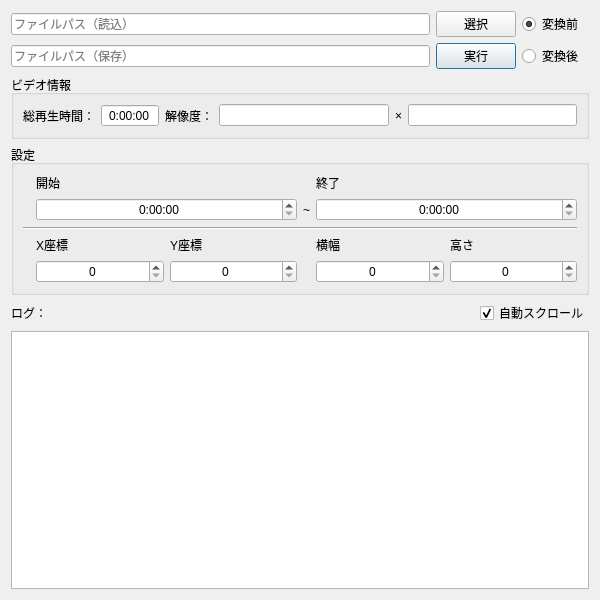
<?xml version="1.0" encoding="UTF-8"?>
<ui version="4.0">
 <class>Dialog</class>
 <widget class="QDialog" name="Dialog">
  <property name="geometry">
   <rect>
    <x>0</x>
    <y>0</y>
    <width>600</width>
    <height>600</height>
   </rect>
  </property>
  <property name="windowTitle">
   <string>Dialog</string>
  </property>
  <property name="windowIcon">
   <iconset resource="resources.qrc">
    <normaloff>:/lib/ui/icons/feather/video.svg</normaloff>:/lib/ui/icons/feather/video.svg</iconset>
  </property>
  <layout class="QGridLayout" name="gridLayout" columnstretch="0">
   <item row="0" column="0">
    <widget class="QFrame" name="frame">
     <property name="frameShape">
      <enum>QFrame::Shape::NoFrame</enum>
     </property>
     <property name="frameShadow">
      <enum>QFrame::Shadow::Raised</enum>
     </property>
     <layout class="QGridLayout" name="gridLayout_2">
      <property name="leftMargin">
       <number>0</number>
      </property>
      <property name="topMargin">
       <number>0</number>
      </property>
      <property name="rightMargin">
       <number>0</number>
      </property>
      <property name="bottomMargin">
       <number>0</number>
      </property>
      <item row="4" column="0" colspan="2">
       <widget class="QGroupBox" name="groupBox_2">
        <property name="sizePolicy">
         <sizepolicy hsizetype="Preferred" vsizetype="Maximum">
          <horstretch>0</horstretch>
          <verstretch>0</verstretch>
         </sizepolicy>
        </property>
        <property name="title">
         <string>設定</string>
        </property>
        <layout class="QGridLayout" name="gridLayout_5">
         <item row="0" column="2" colspan="2">
          <widget class="QLabel" name="label_9">
           <property name="text">
            <string>開始</string>
           </property>
          </widget>
         </item>
         <item row="0" column="5" colspan="2">
          <widget class="QLabel" name="label_8">
           <property name="text">
            <string>終了</string>
           </property>
          </widget>
         </item>
         <item row="1" column="1">
          <widget class="QLabel" name="label_3">
           <property name="text">
            <string/>
           </property>
           <property name="pixmap">
            <pixmap resource="resources.qrc">:/lib/ui/icons/feather/clock.svg</pixmap>
           </property>
           <property name="alignment">
            <set>Qt::AlignmentFlag::AlignRight|Qt::AlignmentFlag::AlignTrailing|Qt::AlignmentFlag::AlignVCenter</set>
           </property>
          </widget>
         </item>
         <item row="1" column="2" colspan="2">
          <widget class="QTimeEdit" name="time_start">
           <property name="sizePolicy">
            <sizepolicy hsizetype="Expanding" vsizetype="Fixed">
             <horstretch>0</horstretch>
             <verstretch>0</verstretch>
            </sizepolicy>
           </property>
           <property name="alignment">
            <set>Qt::AlignmentFlag::AlignCenter</set>
           </property>
           <property name="readOnly">
            <bool>false</bool>
           </property>
           <property name="displayFormat">
            <string>H:mm:ss</string>
           </property>
          </widget>
         </item>
         <item row="1" column="4">
          <widget class="QLabel" name="label_4">
           <property name="text">
            <string>~</string>
           </property>
           <property name="alignment">
            <set>Qt::AlignmentFlag::AlignCenter</set>
           </property>
          </widget>
         </item>
         <item row="1" column="5" colspan="2">
          <widget class="QTimeEdit" name="time_end">
           <property name="sizePolicy">
            <sizepolicy hsizetype="Expanding" vsizetype="Fixed">
             <horstretch>0</horstretch>
             <verstretch>0</verstretch>
            </sizepolicy>
           </property>
           <property name="alignment">
            <set>Qt::AlignmentFlag::AlignCenter</set>
           </property>
           <property name="displayFormat">
            <string>H:mm:ss</string>
           </property>
          </widget>
         </item>
         <item row="2" column="1" colspan="6">
          <widget class="Line" name="line_2">
           <property name="orientation">
            <enum>Qt::Orientation::Horizontal</enum>
           </property>
          </widget>
         </item>
         <item row="3" column="2">
          <widget class="QLabel" name="label_10">
           <property name="text">
            <string>X座標</string>
           </property>
          </widget>
         </item>
         <item row="3" column="3">
          <widget class="QLabel" name="label_11">
           <property name="text">
            <string>Y座標</string>
           </property>
          </widget>
         </item>
         <item row="3" column="5">
          <widget class="QLabel" name="label_12">
           <property name="text">
            <string>横幅</string>
           </property>
          </widget>
         </item>
         <item row="3" column="6">
          <widget class="QLabel" name="label_13">
           <property name="text">
            <string>高さ</string>
           </property>
          </widget>
         </item>
         <item row="4" column="1">
          <widget class="QLabel" name="label_5">
           <property name="text">
            <string/>
           </property>
           <property name="pixmap">
            <pixmap resource="resources.qrc">:/lib/ui/icons/feather/layout.svg</pixmap>
           </property>
           <property name="alignment">
            <set>Qt::AlignmentFlag::AlignRight|Qt::AlignmentFlag::AlignTrailing|Qt::AlignmentFlag::AlignVCenter</set>
           </property>
          </widget>
         </item>
         <item row="4" column="2">
          <widget class="QSpinBox" name="spin_x">
           <property name="sizePolicy">
            <sizepolicy hsizetype="Expanding" vsizetype="Fixed">
             <horstretch>0</horstretch>
             <verstretch>0</verstretch>
            </sizepolicy>
           </property>
           <property name="alignment">
            <set>Qt::AlignmentFlag::AlignCenter</set>
           </property>
           <property name="maximum">
            <number>10000</number>
           </property>
          </widget>
         </item>
         <item row="4" column="3">
          <widget class="QSpinBox" name="spin_y">
           <property name="sizePolicy">
            <sizepolicy hsizetype="Expanding" vsizetype="Fixed">
             <horstretch>0</horstretch>
             <verstretch>0</verstretch>
            </sizepolicy>
           </property>
           <property name="alignment">
            <set>Qt::AlignmentFlag::AlignCenter</set>
           </property>
           <property name="maximum">
            <number>10000</number>
           </property>
          </widget>
         </item>
         <item row="4" column="5">
          <widget class="QSpinBox" name="spin_w">
           <property name="sizePolicy">
            <sizepolicy hsizetype="Expanding" vsizetype="Fixed">
             <horstretch>0</horstretch>
             <verstretch>0</verstretch>
            </sizepolicy>
           </property>
           <property name="alignment">
            <set>Qt::AlignmentFlag::AlignCenter</set>
           </property>
           <property name="maximum">
            <number>10000</number>
           </property>
          </widget>
         </item>
         <item row="4" column="6">
          <widget class="QSpinBox" name="spin_h">
           <property name="sizePolicy">
            <sizepolicy hsizetype="Expanding" vsizetype="Fixed">
             <horstretch>0</horstretch>
             <verstretch>0</verstretch>
            </sizepolicy>
           </property>
           <property name="alignment">
            <set>Qt::AlignmentFlag::AlignCenter</set>
           </property>
           <property name="maximum">
            <number>10000</number>
           </property>
          </widget>
         </item>
        </layout>
       </widget>
      </item>
      <item row="3" column="0" colspan="2">
       <widget class="QGroupBox" name="groupBox">
        <property name="sizePolicy">
         <sizepolicy hsizetype="Preferred" vsizetype="Maximum">
          <horstretch>0</horstretch>
          <verstretch>0</verstretch>
         </sizepolicy>
        </property>
        <property name="title">
         <string>ビデオ情報</string>
        </property>
        <layout class="QGridLayout" name="gridLayout_4">
         <item row="0" column="0">
          <widget class="QLabel" name="label">
           <property name="text">
            <string>総再生時間：</string>
           </property>
          </widget>
         </item>
         <item row="0" column="1">
          <widget class="QTimeEdit" name="time_video_play">
           <property name="alignment">
            <set>Qt::AlignmentFlag::AlignCenter</set>
           </property>
           <property name="readOnly">
            <bool>true</bool>
           </property>
           <property name="buttonSymbols">
            <enum>QAbstractSpinBox::ButtonSymbols::NoButtons</enum>
           </property>
           <property name="displayFormat">
            <string>H:mm:ss</string>
           </property>
          </widget>
         </item>
         <item row="0" column="2">
          <widget class="QLabel" name="label_2">
           <property name="text">
            <string>解像度：</string>
           </property>
          </widget>
         </item>
         <item row="0" column="3">
          <widget class="QLineEdit" name="line_video_width">
           <property name="alignment">
            <set>Qt::AlignmentFlag::AlignCenter</set>
           </property>
           <property name="readOnly">
            <bool>true</bool>
           </property>
          </widget>
         </item>
         <item row="0" column="4">
          <widget class="QLabel" name="label_6">
           <property name="text">
            <string>×</string>
           </property>
          </widget>
         </item>
         <item row="0" column="5">
          <widget class="QLineEdit" name="line_video_height">
           <property name="alignment">
            <set>Qt::AlignmentFlag::AlignCenter</set>
           </property>
           <property name="readOnly">
            <bool>true</bool>
           </property>
          </widget>
         </item>
        </layout>
       </widget>
      </item>
      <item row="6" column="0" colspan="2">
       <widget class="QListWidget" name="list_widget_log">
        <property name="selectionMode">
         <enum>QAbstractItemView::SelectionMode::ExtendedSelection</enum>
        </property>
       </widget>
      </item>
      <item row="5" column="0" colspan="2">
       <widget class="QFrame" name="frame_2">
        <property name="sizePolicy">
         <sizepolicy hsizetype="Preferred" vsizetype="Maximum">
          <horstretch>0</horstretch>
          <verstretch>0</verstretch>
         </sizepolicy>
        </property>
        <property name="frameShape">
         <enum>QFrame::Shape::NoFrame</enum>
        </property>
        <property name="frameShadow">
         <enum>QFrame::Shadow::Raised</enum>
        </property>
        <layout class="QGridLayout" name="gridLayout_6">
         <property name="leftMargin">
          <number>0</number>
         </property>
         <property name="topMargin">
          <number>0</number>
         </property>
         <property name="rightMargin">
          <number>0</number>
         </property>
         <property name="bottomMargin">
          <number>0</number>
         </property>
         <item row="1" column="1">
          <widget class="QCheckBox" name="cbox_auto_scroll">
           <property name="sizePolicy">
            <sizepolicy hsizetype="Maximum" vsizetype="Fixed">
             <horstretch>0</horstretch>
             <verstretch>0</verstretch>
            </sizepolicy>
           </property>
           <property name="text">
            <string>自動スクロール</string>
           </property>
           <property name="checked">
            <bool>true</bool>
           </property>
          </widget>
         </item>
         <item row="1" column="0">
          <widget class="QLabel" name="label_7">
           <property name="text">
            <string>ログ：</string>
           </property>
          </widget>
         </item>
        </layout>
       </widget>
      </item>
      <item row="0" column="0">
       <widget class="QFrame" name="frame_1">
        <property name="frameShape">
         <enum>QFrame::Shape::NoFrame</enum>
        </property>
        <property name="frameShadow">
         <enum>QFrame::Shadow::Raised</enum>
        </property>
        <layout class="QGridLayout" name="gridLayout_3">
         <property name="leftMargin">
          <number>0</number>
         </property>
         <property name="topMargin">
          <number>0</number>
         </property>
         <property name="rightMargin">
          <number>0</number>
         </property>
         <property name="bottomMargin">
          <number>0</number>
         </property>
         <item row="0" column="0">
          <widget class="QLineEdit" name="line_input_fpath">
           <property name="dragEnabled">
            <bool>true</bool>
           </property>
           <property name="readOnly">
            <bool>true</bool>
           </property>
           <property name="placeholderText">
            <string>ファイルパス（読込）</string>
           </property>
          </widget>
         </item>
         <item row="1" column="1">
          <widget class="QPushButton" name="pbtn_run">
           <property name="text">
            <string>実行</string>
           </property>
           <property name="icon">
            <iconset resource="resources.qrc">
             <normaloff>:/lib/ui/icons/feather/file-plus.svg</normaloff>:/lib/ui/icons/feather/file-plus.svg</iconset>
           </property>
          </widget>
         </item>
         <item row="1" column="0">
          <widget class="QLineEdit" name="line_output_fpath">
           <property name="dragEnabled">
            <bool>true</bool>
           </property>
           <property name="readOnly">
            <bool>true</bool>
           </property>
           <property name="placeholderText">
            <string>ファイルパス（保存）</string>
           </property>
          </widget>
         </item>
         <item row="0" column="1">
          <widget class="QPushButton" name="pbtn_select">
           <property name="text">
            <string>選択</string>
           </property>
           <property name="icon">
            <iconset resource="resources.qrc">
             <normaloff>:/lib/ui/icons/feather/file.svg</normaloff>:/lib/ui/icons/feather/file.svg</iconset>
           </property>
          </widget>
         </item>
         <item row="0" column="2">
          <widget class="QRadioButton" name="rbtn_input_file">
           <property name="sizePolicy">
            <sizepolicy hsizetype="Maximum" vsizetype="Fixed">
             <horstretch>0</horstretch>
             <verstretch>0</verstretch>
            </sizepolicy>
           </property>
           <property name="text">
            <string>変換前</string>
           </property>
           <property name="checkable">
            <bool>true</bool>
           </property>
           <property name="checked">
            <bool>true</bool>
           </property>
          </widget>
         </item>
         <item row="1" column="2">
          <widget class="QRadioButton" name="rbtn_output_file">
           <property name="sizePolicy">
            <sizepolicy hsizetype="Maximum" vsizetype="Fixed">
             <horstretch>0</horstretch>
             <verstretch>0</verstretch>
            </sizepolicy>
           </property>
           <property name="text">
            <string>変換後</string>
           </property>
           <property name="checkable">
            <bool>false</bool>
           </property>
          </widget>
         </item>
        </layout>
       </widget>
      </item>
     </layout>
    </widget>
   </item>
  </layout>
 </widget>
 <tabstops>
  <tabstop>line_input_fpath</tabstop>
  <tabstop>pbtn_select</tabstop>
  <tabstop>line_output_fpath</tabstop>
  <tabstop>pbtn_run</tabstop>
  <tabstop>time_start</tabstop>
  <tabstop>time_end</tabstop>
  <tabstop>spin_x</tabstop>
  <tabstop>spin_y</tabstop>
  <tabstop>spin_w</tabstop>
  <tabstop>spin_h</tabstop>
  <tabstop>cbox_auto_scroll</tabstop>
  <tabstop>rbtn_input_file</tabstop>
  <tabstop>rbtn_output_file</tabstop>
  <tabstop>time_video_play</tabstop>
  <tabstop>line_video_width</tabstop>
  <tabstop>line_video_height</tabstop>
  <tabstop>list_widget_log</tabstop>
 </tabstops>
 <resources>
  <include location="resources.qrc"/>
 </resources>
 <connections/>
</ui>
